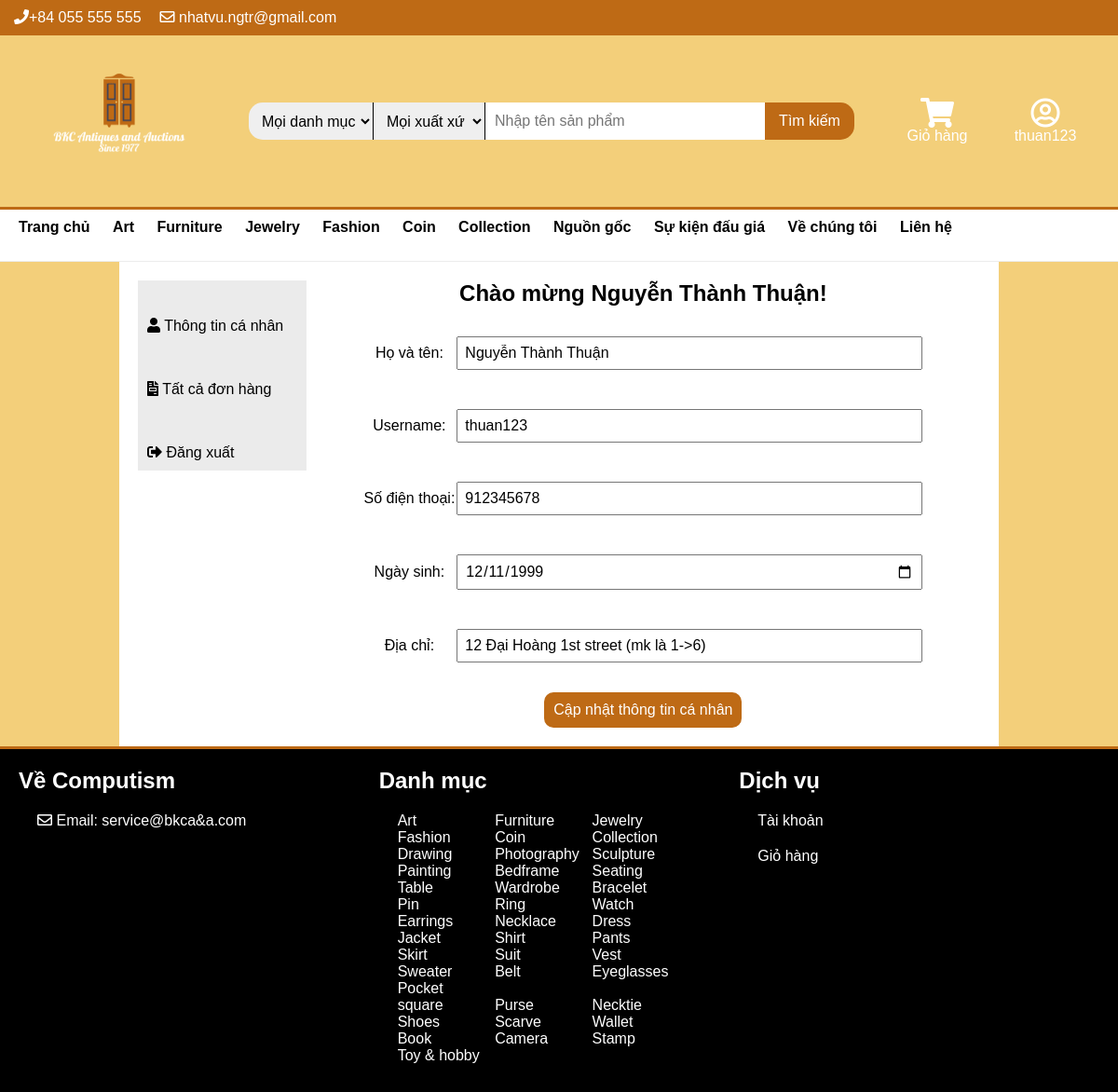
Page /Website_design_and_development/account.php (signed in) on the committed database.
### tables this page shows
CREATE TABLE `danh_muc` (
  `id` int(11) NOT NULL,
  `parent_id` int(11) DEFAULT NULL,
  `ten_danh_muc` varchar(100) NOT NULL
);

CREATE TABLE `khach_hang` (
  `id_khach_hang` int(11) NOT NULL,
  `username` varchar(128) NOT NULL,
  `password` varchar(128) NOT NULL,
  `sdt` varchar(13) DEFAULT NULL,
  `email` varchar(100) DEFAULT NULL,
  `dia_chi` varchar(128) DEFAULT NULL,
  `phuong` varchar(50) DEFAULT NULL,
  `quan` varchar(50) DEFAULT NULL,
  `tinh` varchar(50) DEFAULT NULL,
  `ten_kh` varchar(128) DEFAULT NULL,
  `ngay_sinh` date DEFAULT NULL
);

### Website_design_and_development/account.php (the view, shortened to what this page needs)
<!DOCTYPE html>
<html lang="en">
<head>
    <link rel="stylesheet" href="css/main.css">
    <link rel="stylesheet" href="webfonts/all.css">
</head>
<body style="background-color: #f3cf7a;">
    <?php require_once 'includes/connect.php'; ?>
    <?php require_once 'includes/header.php'; ?>
    <div class="container">
        <div class="account-holder">
            <div class="account-menu">
                <ul>
                    <li><a href="account.php"><i class="fas fa-user"></i> Thông tin cá nhân</a></li>
                    <li><a href="hoa_don.php"><i class="fas fa-file-invoice"></i> Tất cả đơn hàng</a></li>
                    <li><a href="sign_out.php"><i class="fas fa-sign-out-alt"></i> Đăng xuất</a></li>
                </ul>
            </div>
            <?php
            $id = $_SESSION['id'];
            $sql = "SELECT * FROM khach_hang WHERE id_khach_hang = $id";
            $result = mysqli_query($connect, $sql);
            while ($row = mysqli_fetch_assoc($result)) {
            ?>
                <div class="account-info">
                    <form action="account_update.php" method="POST">
                        <h2>Chào mừng <?php echo ($row['ten_kh'] != "") ? $row['ten_kh'] : $row['username']; ?>!</h2>
                        <table>
                            <tr>
                                <td>Họ và tên:</td>
                                <td><input type="text" name="ten_kh" value="<?php echo $row['ten_kh']; ?>"></td>
                            </tr>
                            <tr>
                                <td>Username:</td>
                                <td><input type="text" name="username" value="<?php echo $row['username']; ?>" readonly></td>
                            </tr>
                            <tr>
                                <td>Số điện thoại:</td>
                                <td><input type="text" name="sdt" value="<?php echo $row['sdt']; ?>" placeholder="+84"></td>
                            </tr>
                            <tr>
                                <td>Ngày sinh:</td>
                                <td><input type="date" name="ngay_sinh" value="<?php echo $row['ngay_sinh']; ?>" min="01-01-1900"></td>
                            </tr>
                            <tr>
                                <td>Địa chỉ:</td>
                                <td><input type="text" name="dia_chi" value="<?php echo $row['dia_chi']; ?>"></td>
                            </tr>
                        </table>
                        <button type="submit">Cập nhật thông tin cá nhân</button>
                    </form>
                </div>
            <?php
            }
            ?>
        </div>
    </div>
    <?php require_once 'includes/footer.php'; ?>
</body>
</html>

### Website_design_and_development/includes/header.php (shortened to what this page needs)
<?php
    require_once 'includes/connect.php';
?>
<header>
    <div id="top-header">
        <div class="container">
            <ul id="header-links">
                <li><i class="fas fa-phone"></i>+84 055 555 555</li>
                <li><i class="far fa-envelope"></i> nhatvu.ngtr@gmail.com</li>
            </ul>
        </div>
    </div>
    <div id="main-header">
        <div class="row">
            <div class="container">
                <div class="logo">
                    <a href="index.php">
                        <img width="120px" src="images/logo.png" alt="logo"/>
                    </a>
                </div>
                <form class="search-bar" action="find.php" method="GET">
                    <div class="search-cat">
                        <select name="cat">
                            <option value="">Mọi danh mục</option>
                        </select>
                    </div>
                    <div class="search-brand">
                        <select name="brand">
                            <option value="">Mọi xuất xứ</option>
                        </select>
                    </div>
                    <div class="search-pro">
                        <input type="text" placeholder="Nhập tên sản phẩm" name="name" />
                    </div>
                    <div class="search-btn">
                        <button type="submit">Tìm kiếm</button>
                    </div>
                </form>
                <div class="cart">
                    <a href="cart_detail.php">
                        <i class="fas fa-shopping-cart fa-2x"></i><br> Giỏ hàng
                    </a>
                </div>
                <div class="account-btn">
                    <?php
                        if (isset($_SESSION['username'])) {
                    ?>
                        <a href='account.php'>
                            <i class="far fa-user-circle fa-2x"></i>
                            <br>
                            <?php echo $_SESSION['username']; ?>
                        </a>
                    <?php
                        }
                    ?>
                </div>
            </div>
        </div>
            <ul class="nav-links">
                <div class="container">
                    <li><a href="index.php">Trang chủ</a></li>
                    <?php
                        $sql = "SELECT * FROM danh_muc WHERE parent_id IS NULL";
                        $result = mysqli_query($connect, $sql);
                        while ($row = mysqli_fetch_assoc($result)) {
                    ?>
                        <li><a href="find.php?cat=<?= $row['id']; ?>"><?= ucwords($row['ten_danh_muc']); ?></a>
                        </li>
                    <?php
                        }
                    ?>
                    <li>Nguồn gốc
                    </li>
                    <li><a href="event.php">Sự kiện đấu giá</a></li>
                    <li><a href="#">Về chúng tôi</a></li>
                    <li><a href="#">Liên hệ</a></li>
               </div>
            </ul>
    </div>
</header>

### Website_design_and_development/includes/footer.php
<footer>
    <div class="container">
        <div class="footer-about">
            <h2>Về Computism</h2>
            <p><i class="far fa-envelope"></i> Email: service@bkca&a.com</p>
        </div>
        <div class="footer-cat">
            <h2>Danh mục</h2>
            <p>
            <?php
                $sql = "SELECT * FROM danh_muc";
                $result = mysqli_query($connect, $sql);
                while($row = mysqli_fetch_assoc($result)){
            ?>
                <a href="find.php?cat=<?php echo $row['id']; ?>">
                    <?php echo $row['ten_danh_muc']; ?>
                </a>
            <?php
                }
            ?>
            </p>
        </div>
        <div class="footer-service">
            <h2>Dịch vụ</h2>
                <p>
                <?php
                    if (isset($_SESSION['username'])) {
                ?>
                    <a href='account.php'>
                        Tài khoản
                    </a>
                <?php
                    }else{
                ?>
                    <a href='sign.php'>
                        Tài khoản
                    </a>
                <?php
                    }
                ?></p>
            <a href="cart_detail.php"><p>Giỏ hàng</p></a>
        </div>
    </div>
</footer>

### Website_design_and_development/css/main.css (style rules this page uses)
* { margin: 0px; padding: 0px; -webkit-box-sizing: border-box; box-sizing: border-box; font-size: 100%; font-family: Arial, Helvetica, sans-serif; }
body { background-color: white; }
.container { padding-right: 10px; padding-left: 10px; margin-right: auto; margin-left: auto; max-width: 1300px; }
a { color: white; text-decoration: none; }
h2 { font-size: 1.5em; cursor: default; }
button { color: white; }
header { display: block; width: 100%; }
#top-header { color: white; background-color: #be6a15; width: 100%; min-height: 2rem; }
#top-header .container { display: -webkit-box; display: -ms-flexbox; display: flex; -ms-flex-wrap: wrap; flex-wrap: wrap; -ms-flex-pack: distribute; justify-content: space-around; padding: 5px; }
#header-links { -webkit-box-flex: 1; -ms-flex: 1 1 200px; flex: 1 1 200px; display: -webkit-box; display: -ms-flexbox; display: flex; -ms-flex-wrap: wrap; flex-wrap: wrap; width: 40%; }
#header-links li { list-style: none; padding: 5px 10px 5px 10px; }
.row { background-color: #f3cf7a; padding: 10px; width: 100%; min-height: 8rem; border-bottom: 3px solid #be6a15; }
.row .container { display: -webkit-box; display: -ms-flexbox; display: flex; -ms-flex-pack: distribute; justify-content: space-around; -ms-flex-wrap: wrap; flex-wrap: wrap; -webkit-box-align: center; -ms-flex-align: center; align-items: center; }
.logo { min-width: 200px; float: left; text-align: center; }
.logo img { height: 10em; width: 10em; }
.search-bar { -webkit-box-flex: 1; -ms-flex: 1 1 60%; flex: 1 1 60%; max-width: 60%; max-height: 50%; display: -webkit-box; display: -ms-flexbox; display: flex; -webkit-box-align: center; -ms-flex-align: center; align-items: center; -webkit-box-pack: center; -ms-flex-pack: center; justify-content: center; }
.search-cat select { padding-left: 10px; border: none; border-right: 0.1px solid black; border-radius: 15px 0px 0px 15px; min-width: 6rem; height: 2.5rem; outline: none; }
.search-brand select { padding-left: 10px; border: none; border-right: 0.1px solid black; min-width: 4rem; max-width: 7.5rem; height: 2.5rem; outline: none; }
.search-pro input[type="text"] { padding-left: 10px; border: none; width: 100%; min-width: 300px; max-width: 600px; height: 2.5rem; outline: none; }
.search-btn button { min-width: 6em; height: 2.5rem; color: white; background-color: #be6a15; border: none; border-radius: 0px 15px 15px 0px; font-size: 1rem; cursor: pointer; outline: none; }
.cart, .account-btn { display: inline-block; text-align: center; width: 100px; margin: 30px 0px; }
.nav-links { background-color: white; min-height: 7vh; border-bottom: 1px solid #ececec; -webkit-box-align: center; -ms-flex-align: center; align-items: center; font-weight: bold; }
.nav-links a { color: black; }
.nav-links li { position: relative; text-align: center; list-style: none; padding: 10px 10px 5px 10px; display: inline-table; }
footer { position: relative; bottom: 0px; border-top: 3px solid #be6a15; width: 100%; min-height: 200px; background-color: black; color: white; }
footer .container { display: -webkit-box; display: -ms-flexbox; display: flex; -ms-flex-wrap: wrap; flex-wrap: wrap; -webkit-box-pack: center; -ms-flex-pack: center; justify-content: center; padding: 20px; }
.footer-about, .footer-cat, .footer-service { -webkit-box-flex: 1; -ms-flex: 1; flex: 1; }
.footer-about h2, .footer-cat h2, .footer-service h2 { margin-bottom: 10px; }
.footer-about p, .footer-cat p, .footer-service p { padding: 10px 20px; }
.footer-cat a { display: inline-block; width: 100px; }
.account-holder { width: 80%; margin: auto; background-color: white; padding: 20px; min-height: 400px; text-align: center; -webkit-box-align: center; -ms-flex-align: center; align-items: center; }
.account-menu { background-color: #ebebeb; display: block; float: left; width: 20%; height: 100%; text-align: left; }
.account-menu ul { list-style: none; }
.account-menu li { padding: 40px 10px 10px; }
.account-menu a { color: black; }
.account-info { display: inline-block; width: 70%; height: 100%; }
.account-info table { margin: 10px auto; }
.account-info td:nth-child(2) input { min-width: 500px; margin: 20px 0px; padding: 7px; }
.account-info button { border: none; border-radius: 10px; outline: none; background-color: #be6a15; color: white; padding: 10px; }

### rows in the picture
danh_muc: ten_danh_muc "Art"
danh_muc: ten_danh_muc "Furniture"
danh_muc: ten_danh_muc "Jewelry"
danh_muc: ten_danh_muc "Fashion"
danh_muc: ten_danh_muc "Coin"
danh_muc: ten_danh_muc "Collection"
khach_hang: ten_kh "Nguyễn Thành Thuận", username "thuan123", sdt "912345678", ngay_sinh "12/11/1999", dia_chi "12 Đại Hoàng 1st street (mk là 1->6)"
danh_muc: ten_danh_muc "Drawing"
danh_muc: ten_danh_muc "Photography"
danh_muc: ten_danh_muc "Sculpture"
danh_muc: ten_danh_muc "Painting"
danh_muc: ten_danh_muc "Bedframe"
danh_muc: ten_danh_muc "Seating"
danh_muc: ten_danh_muc "Table"
danh_muc: ten_danh_muc "Wardrobe"
danh_muc: ten_danh_muc "Bracelet"
danh_muc: ten_danh_muc "Pin"
danh_muc: ten_danh_muc "Ring"
danh_muc: ten_danh_muc "Watch"
danh_muc: ten_danh_muc "Earrings"
danh_muc: ten_danh_muc "Necklace"
danh_muc: ten_danh_muc "Dress"
danh_muc: ten_danh_muc "Jacket"
danh_muc: ten_danh_muc "Shirt"
danh_muc: ten_danh_muc "Pants"
danh_muc: ten_danh_muc "Skirt"
danh_muc: ten_danh_muc "Suit"
danh_muc: ten_danh_muc "Vest"
danh_muc: ten_danh_muc "Sweater"
danh_muc: ten_danh_muc "Belt"
danh_muc: ten_danh_muc "Eyeglasses"
danh_muc: ten_danh_muc "Pocket square"
danh_muc: ten_danh_muc "Purse"
danh_muc: ten_danh_muc "Necktie"
danh_muc: ten_danh_muc "Shoes"
danh_muc: ten_danh_muc "Scarve"
danh_muc: ten_danh_muc "Wallet"
danh_muc: ten_danh_muc "Book"
danh_muc: ten_danh_muc "Camera"
danh_muc: ten_danh_muc "Stamp"
danh_muc: ten_danh_muc "Toy & hobby"

### other values in the picture
$_SESSION['username'] "thuan123"
